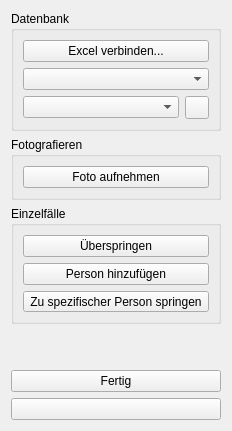
<?xml version="1.0" encoding="UTF-8"?>
<ui version="4.0">
 <class>ControlPanel</class>
 <widget class="QWidget" name="ControlPanel">
  <layout class="QVBoxLayout" name="verticalLayout">
   <item>
    <widget class="QGroupBox" name="grp_datenbank">
     <property name="title">
      <string>Datenbank</string>
     </property>
     <layout class="QVBoxLayout" name="datenbankLayout">
      <item>
       <widget class="QPushButton" name="btn_excel">
        <property name="text">
         <string>Excel verbinden...</string>
        </property>
       </widget>
      </item>
      <item>
       <widget class="QComboBox" name="cmb_location"/>
      </item>
      <item>
       <layout class="QHBoxLayout" name="classLayout">
        <item>
         <widget class="QComboBox" name="cmb_class"/>
        </item>
        <item>
         <widget class="QToolButton" name="btn_search_class">
          <property name="toolTip">
           <string>Klasse suchen</string>
          </property>
         </widget>
        </item>
       </layout>
      </item>
     </layout>
    </widget>
   </item>
   <item>
    <widget class="QGroupBox" name="grp_foto">
     <property name="title">
      <string>Fotografieren</string>
     </property>
     <layout class="QVBoxLayout" name="fotoLayout">
      <item>
       <widget class="QPushButton" name="btn_capture">
        <property name="text">
         <string>Foto aufnehmen</string>
        </property>
        <property name="toolTip">
         <string>Leertaste</string>
        </property>
       </widget>
      </item>
     </layout>
    </widget>
   </item>
   <item>
    <widget class="QGroupBox" name="grp_einzel">
     <property name="title">
      <string>Einzelfälle</string>
     </property>
     <layout class="QVBoxLayout" name="einzelLayout">
      <item>
       <widget class="QPushButton" name="btn_skip">
        <property name="text">
         <string>Überspringen</string>
        </property>
        <property name="toolTip">
         <string>S</string>
        </property>
       </widget>
      </item>
      <item>
       <widget class="QPushButton" name="btn_add_person">
        <property name="text">
         <string>Person hinzufügen</string>
        </property>
        <property name="toolTip">
         <string>A</string>
        </property>
       </widget>
      </item>
      <item>
       <widget class="QToolButton" name="btn_jump_to">
        <property name="text">
         <string>Zu spezifischer Person springen</string>
        </property>
        <property name="toolTip">
         <string>Direkt zu einer bestimmten Person springen</string>
        </property>
        <property name="popupMode">
         <enum>QToolButton::InstantPopup</enum>
        </property>
       </widget>
      </item>
     </layout>
    </widget>
   </item>
   <item>
    <spacer name="verticalSpacer">
     <property name="orientation">
      <enum>Qt::Vertical</enum>
     </property>
     <property name="sizeHint" stdset="0">
      <size>
       <width>20</width>
       <height>40</height>
      </size>
     </property>
    </spacer>
   </item>
   <item>
    <widget class="QPushButton" name="btn_finish">
     <property name="text">
      <string>Fertig</string>
     </property>
     <property name="toolTip">
      <string>F</string>
     </property>
    </widget>
   </item>
   <item>
    <widget class="QPushButton" name="btn_settings">
     <property name="text">
      <string></string>
     </property>
     <property name="toolTip">
      <string>Einstellungen</string>
     </property>
    </widget>
   </item>
  </layout>
 </widget>
</ui>
